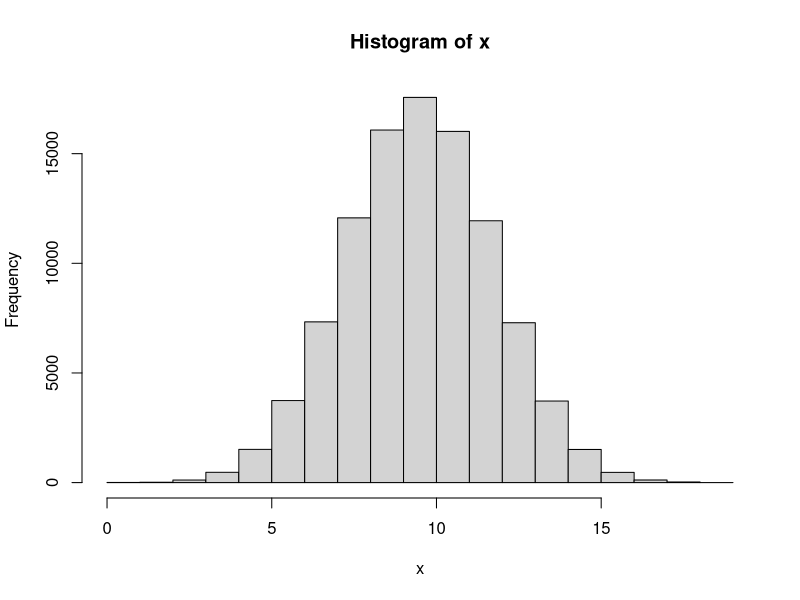
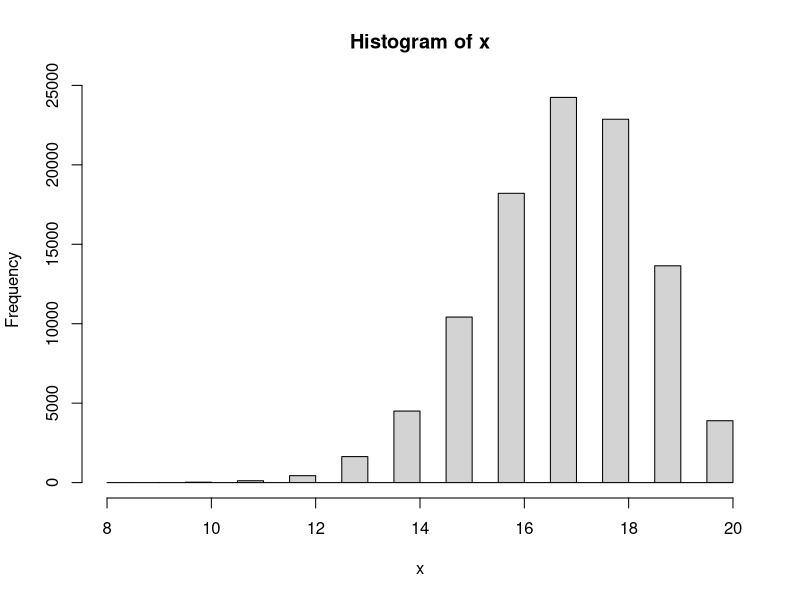

R code for these plots, in order:
#------------------

# Answer to the Question # 01

#------------------

# No 1 of Q.1 

#a) 

# Taking a sample with n = 20 and p = 0.5

x1 <- rbinom(1, 20, 0.5)

#The value of x1

x1


#b) 

#Finding the range for x1 with n = 20 and p = 0.5


n <- 20

p <- 0.5


# Finding and defining the minimum value

min_value <- min(0, n)

# Finding and defining the maximum value

max_value <- max(0:n)

# Calculate the cumulative probability at the minimum value

cdf_min <- pbinom(min_value, n, p)

# Calculate the cumulative probability at the maximum value

cdf_max <- pbinom(max_value, n, p)

# Range of the binomial distribution

range_binomial <- c(min_value, max_value)

range_binomial


# No.2 of Question.1

# Repeating Q.1 for N = 100000 times


N <- 100000

x <- rep(NA, N)

x

for (i in 1: N){
  x[i] <- rbinom(1, 20, 0.5)
}

x

# Plot the histogram

hist(x)

#Find the minimum and maximum value

max(x)

min(x)


#3 of Q.1 

# Now setting if x is bigger or less than 15 then y = 1 . And y = 0 otherwise.

y_1 <- ifelse(c(x)>=15, 1,0)

y_1


# 4 of Q.1

#Calculating summation of y

sum(y_1)


#5 of Q.1 

# Now repeating all the steps above for n = 20 and p = 0.85


#a) 

# Taking a sample 

x1 <- rbinom(1, 20, 0.85)
x1


#b)

#Finding the range for x1

n <- 20

p <- 0.85

# Find the minimum value

min_value <- min(0, n)

# Find the maximum value

max_value <- max(0:n)

# Calculate the cumulative probability at the minimum value

cdf_min <- pbinom(min_value, n, p)

# Calculate the cumulative probability at the maximum value

cdf_max <- pbinom(max_value, n, p)

# Range of the binomial distribution

range_binomial <- c(min_value, max_value)

range_binomial


#c. 

# Now taking N = 100000 times

N <- 100000

x <- rep(NA, N)

x

for (i in 1: N){
  x[i] <- rbinom(1, 20, 0.85)
}

x

# Plot the histogram

hist(x)


#Find the minimum and maximum value

max(x)

min(x)


#d. 

# Now setting if x is bigger or less than 15 then y = 1 . And y = 0 otherwise

y_1 <- ifelse(c(x)>=15, 1,0)

y_1

#e. 

#Calculating summation of y

sum(y_1)


#f. 

#Calculating summation of y divided by N

sum(y_1) / N


# ---------------------------------------------

# Answer to the Question # 01 - (6) : 

# ---------------------------------------------


# Now I have to make a guess about type I and type II errors for Null Hypothesis H0: p0 = 0.5 VS Alternative hypothesis H1: p1 = 0.85. For setting that what is the chance of a fair coin landing on heads at least 15 times out of 20 flips?


# Type I error means we reject the null hypothesis when it is true. It is also known as 'False Positive'. The significance level or alpha (a) is the probability of making a type I error. We usually set it as 0.05 or 0.01.


# The chance of a fair coin landing on heads at least 15 times out of 20 flips, we are using binomial distribution and a two-tailed test for this question. By calculating on the calculator it is found that the probability of getting 15 or more successes out of 20 trials when the p0 = 0.5 is approximately 0.026. So, it can be said that if the p0 = 0.5, we would reject the null hypothesis and conclude that the proportion is significantly different from 0.5 in about 2.6% of the cases.

# On the other hand, Type II error means we fail to reject the null hypothesis when it is actually false. It is also known as 'False Negative'. The probability of making a type II error is denoted by beta (B).

# To find the probability of a type II error, we know that for the alternative hypothesis, p1 = 0.85. By calculating on the calculator, we got that the chance of a fair coin landing on heads at least 15 times out of 20 flips when p1 = 0.85 is approximately 0.408. This means we would fail to reject the null hypothesis and conclude that the proportion is not significantly different from 0.5 in about 40.8% of the cases.

# In summary, the estimated probabilities of making a type I error and a type II error for this hypothesis test are approximately 0.026 and 0.408, respectively.



# ---------------------------------------------

#Answer to the Q. 2 :

# ---------------------------------------------


# Here is the sample: 2 2 1 2 2 2 1 1 2 1 1 2 2 1 1 2 1 2 2 2 1 2 1 2 1 2 2 2 2 2 2 2 2 1 2 1 2 1 2 2


# We have to test whether the sample is random or not.


# To test whether the process of treatment assignments is random, we will use a chi-squared fit test. At first, we will count the number of treatments of each type, and then compare the observed frequencies to the expected frequencies under the assumption of a random process.

# In this case, there are 40 treatments. Among them:
  
# For Observed frequencies: Type 1 = 18 treatments and Type 2 = 22 treatments.

# Expected frequencies (we assume that there is randomness): Type 1 = 20 treatments and Type 2 = 20  treatments. (As there are 40 treatments in total and a 50% chance of each type).


# To calculate the chi-squared statistic, we can use the formula:
  
#  χ2 = Σ ((Oi - Ei)² / Ei)

# Here,

# Oi = Observed Frequency for category  i , (here i = 1 or 2), 

# Ei = Expected frequency for category i, (here i = 1 or 2).

# And the sum is taken over all categories.

# By using an online calculator and plugging the numbers, we got that:
  
  
# χ2 = ((18-20)²/20) + ((22-20)²/20) = 0.4


# To determine whether this value is statistically significant, we need to compare it to a chi-squared distribution with one degree of freedom (since we have two categories and one parameter estimated from the data). Using a table, we find that the p-value for this test is approximately 0.5, which is very large.

# Therefore, we fail to reject the null hypothesis that the treatment assignments are random. In other words, there is no evidence to suggest that the process was biased or non-random.

# [This question can be solved in multiple ways]

# ---------------------------------------------

#Answer to the Q. 3 :

# ---------------------------------------------


#Answer for 3 - a


#1

# Taking a sample

x2 <- rbinom(1, 1, 0.5)
x2


#Then identify the range

n <- 1
p <- 0.5


# Find the minimum value

min_value <- min(0, n)


# Find the maximum value

max_value <- max(0:n)


# Calculate the cumulative probability at the minimum value

cdf_min <- pbinom(min_value, n, p)

# Calculate the cumulative probability at the maximum value

cdf_max <- pbinom(max_value, n, p)

# Range of the binomial distribution

range_binomial <- c(min_value, max_value)

range_binomial


#For question 3 - (a) - #2 and #3

# Patient will get “A” if x2 = 1, and get “B” if x2 = 0

# Repeating 1 & 2 for N = 40


N <- 40
x <- rep(NA, N)

x

for (i in 1: N){
  x[i] <- rbinom(1, 1, 0.5)
}

x

# Now assigning A and B for 1 and 0 respectively.

x[x == 1] <- "A"
x[x == 0] <- "B"


# print the modified values of x

print(x)


#Number of A and B

table(x)


# --------------------------------------------


# --------------------------------------------


#Answer for 3 - b



# Set the block size

block_size <- 40


# Create a vector of treatment assignments

treatments <- rep(c("A", "B"), length.out = block_size*1)


# Create a vector of block assignments

blocks <- rep(1:1, each = block_size)


# Randomly permute the blocks

blocks <- sample(blocks)


# Order the treatment assignments within each block

for (i in 1:1) {
  treatments[blocks == i] <- sample(treatments[blocks == i])
}

# View the resulting treatment assignments by block

a <- split(treatments, blocks)

a

#Number of A and B

table(a)

# The difference between 3(a) and 3 (b) is that - in 3 (a), though the probability is p = 0.5, for the N = 40, the number of A and B is not the same. For my case , A = 18 and B = 22. But, in 3 (b) we used random permutated block randomization with a block size of 40. And for this case number of A and B is same. For my case , A = 20 and B = 20.



# --------------------------------------------

# --------------------------------------------


# Answer for 3 - c


# Set the block size of 8


block_size <- 8


# Create a vector of treatment assignments


treatments <- rep(c("A", "B"), length.out = block_size*5)


# Create a vector of block assignments


blocks <- rep(1:5, each = block_size)


# Randomly permute the blocks

blocks <- sample(blocks)



# Order the treatment assignments within each block

for (i in 1:5) {
  treatments[blocks == i] <- sample(treatments[blocks == i])
}


# View the resulting treatment assignments by block. There are 5 different blocks with a block size of 8


d <- split(treatments, blocks)
d

# Now, merging all the 5 different blocks into 1. So, now there will be 40


b <- unsplit(treatments, blocks)

b


#Number of A and B

table(b)

# The difference between 3(b) and 3 (c) is that - in 3 (b), we used random permutated block randomization with a block size of 40. And for this case number of A and B is same. For my case , it was A = 20 and B = 20. But, in 3 (c) though we used random permutated block randomization, but this time with a block size of 8. After that we added all the 8 blocks so total sample is 40. And for this case number of A and B is not same. For my case , it was A = 24 and B = 16. 

# If we stop the study for toxicity for in sample size = 20, then for 3 (b) = The difference between number of A and B will not be that much. 

# But, for 3 (c) = The difference between the number of A and B will be more than 3 (b)
